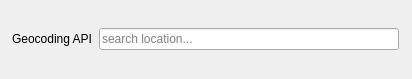
<?xml version="1.0" encoding="UTF-8"?>
<ui version="4.0">
 <class>MapTilerDockWidgetBase</class>
 <widget class="QDockWidget" name="MapTilerDockWidgetBase">
  <property name="geometry">
   <rect>
    <x>0</x>
    <y>0</y>
    <width>412</width>
    <height>79</height>
   </rect>
  </property>
  <property name="windowTitle">
   <string>MapTiler</string>
  </property>
  <widget class="QWidget" name="dockWidgetContents">
   <layout class="QGridLayout" name="gridLayout">
    <item row="0" column="0">
     <layout class="QHBoxLayout" name="horizontalLayout">
      <item>
       <widget class="QLabel" name="label">
        <property name="sizePolicy">
         <sizepolicy hsizetype="Fixed" vsizetype="Fixed">
          <horstretch>0</horstretch>
          <verstretch>0</verstretch>
         </sizepolicy>
        </property>
        <property name="text">
         <string>Geocoding API</string>
        </property>
       </widget>
      </item>
      <item>
       <widget class="QLineEdit" name="searchword_text">
        <property name="sizePolicy">
         <sizepolicy hsizetype="Fixed" vsizetype="Fixed">
          <horstretch>0</horstretch>
          <verstretch>0</verstretch>
         </sizepolicy>
        </property>
        <property name="maximumSize">
         <size>
          <width>300</width>
          <height>16777215</height>
         </size>
        </property>
        <property name="placeholderText">
         <string>search location...</string>
        </property>
        <property name="clearButtonEnabled">
         <bool>true</bool>
        </property>
       </widget>
      </item>
     </layout>
    </item>
   </layout>
  </widget>
 </widget>
 <resources/>
 <connections/>
</ui>
